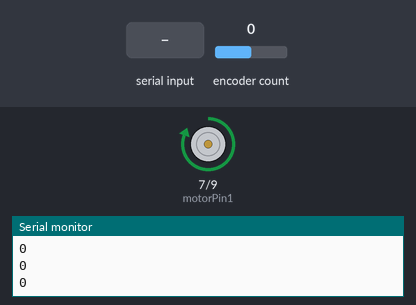
The sketch below on a simulated Arduino Uno, built with avr-gcc and run on an emulated ATmega328P. On the bench: motor-driver pin pairs drawn as motors (green arrow = first pin HIGH = forward, orange = second pin HIGH = backward, longer = more drive), the last lines printed to the serial monitor. The test bench sets the inputs (shaded band); at power-on: encoder count 0.

Above: at 1.2 s.
1.3 s: encoder count set to 4
At 2.0 s:
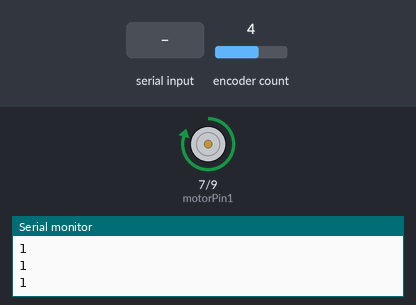
2.8 s: "90,45\n" received over Serial
At 3.3 s:
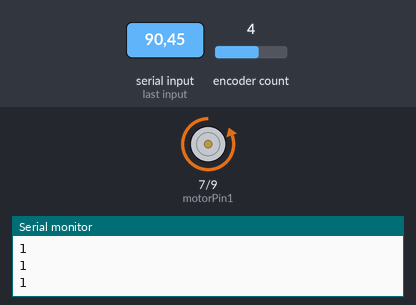
Timing chart, 0 to 5.8 s (numbered marks = the images above; inputs shaded):
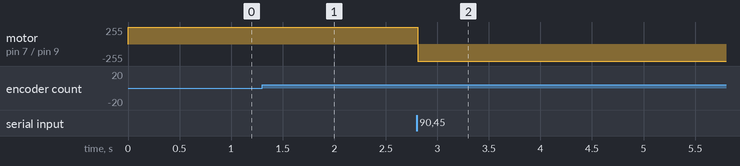

The sketch:

workingArduinoMiniProj.ino
```cpp
#include <Encoder.h>
#define ENCODER_USE_INTERRUPTS
Encoder myEnc(2,3); //create encoder class
float lastRead;
int degreesRead; //current degree pos. of the motor
int dutyCycle = 25;  // motor speed
int desiredAngle;   // where motor should turn (destination in degrees)
String data;
String sendPosition;
int tolerance = 1; //degree tolerance of the destination
unsigned char position_bytes[2];
bool DataRead;

const int motorPin1 = 7; //direction
const int motorPin2 = 9; //pwm voltage
const int enablePin = 4;

int pointSet;  // used to determine the turnTo position
int tStart;
int tEnd;
float Kp;
float vOut;
int PWMout;
bool moveDir;
float encoderRead;

void setup() {
  Serial.begin(38400);
  lastRead = 0;
  pointSet = 0;
  degreesRead = 0;
  Kp = 0.1;
  pinMode(motorPin1, OUTPUT); // set motor pins for output
  pinMode(motorPin2, OUTPUT);
  digitalWrite(enablePin, HIGH); // set enable pin to high to enable motor driver
}

void loop() {

  //tStart = micros();
  // recieve position
  if (DataRead) {
    pointSet = data.toInt(); //unitless
    DataRead = false;
  }

  encoderRead = myEnc.read();

  // get current position
  if(encoderRead != lastRead) {
    //convert to degrees
    degreesRead = encoderRead *360 / 3200;

    lastRead = encoderRead;
  }

  // move motor
  desiredAngle = 90*pointSet; //degrees
  vOut = Kp * (desiredAngle - degreesRead); //volts

  // set direction
  if (vOut <= 0) {
    moveDir = HIGH;
  }
  else {
    moveDir = LOW;
  }


  PWMout = vOut * 255/8;

  // set PWM value
  if (PWMout > 255) {
    PWMout = 255;
  } else if (PWMout < -255) {
    PWMout = -255;
  }


  // write values to pins
  digitalWrite(motorPin1, moveDir);
  analogWrite(motorPin2, abs(PWMout));

  // send current position
 //  sendPosition = String("Pwm: " + String(PWMout) + "degrees: " + String(degreesRead));
  sendPosition = String(degreesRead);

  Serial.println(sendPosition);
  // tEnd = micros();
  delay(100);
}

void serialEvent() {
  if (Serial.available() > 0) {
    data = Serial.readStringUntil('\n');
    DataRead = true;
  }
  Serial.flush();
}
```

Measured:
- after the input at 1.3 s, motor on pin 7 (motorPin1) / pin 9 (motorPin2): forward 255/255 → forward 252/255 at once
- after the input at 2.8 s, motor on pin 7 (motorPin1) / pin 9 (motorPin2): forward 252/255 → backward 255/255 at once
